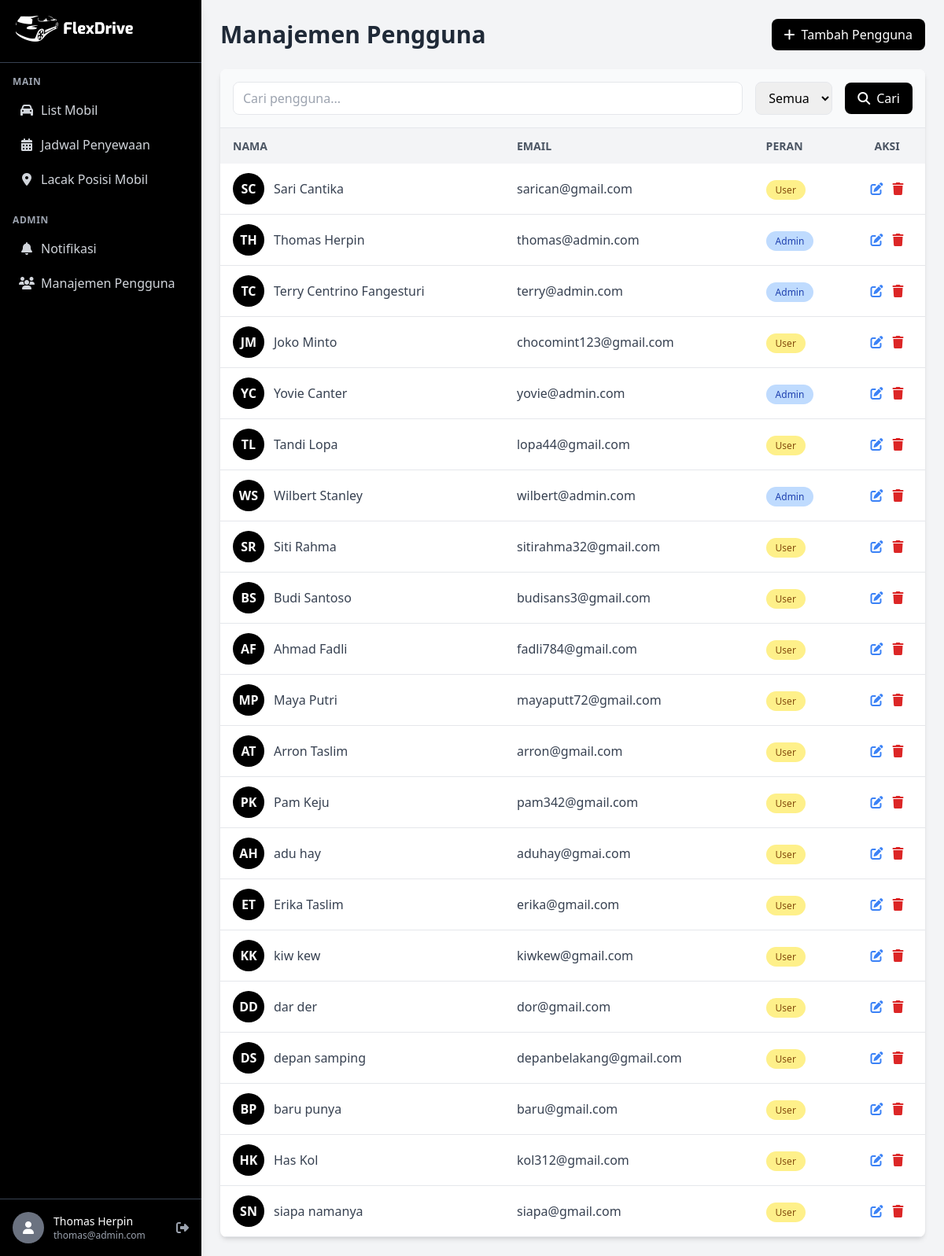
The page /pages/admin/manajemen_user.php (signed in) on the database its author committed.
### tables this page shows
CREATE TABLE `users` (
  `id_user` int(11) NOT NULL,
  `first_name` varchar(50) NOT NULL,
  `last_name` varchar(50) NOT NULL,
  `email` varchar(225) NOT NULL,
  `password` varchar(225) NOT NULL,
  `role` enum('admin','user') NOT NULL DEFAULT 'user'
);

### pages/admin/manajemen_user.php (the view, shortened to what this page needs)
<?php
require '../config.php';
$roleFilter = isset($_GET['role']) ? $_GET['role'] : 'all';
$searchTerm = isset($_GET['search']) ? $_GET['search'] : '';
$query = "SELECT * FROM users WHERE 1=1";
$result = mysqli_query($conn, $query);
?>
<!DOCTYPE html>
<html lang="id">
<head>
    <script src="https://cdn.tailwindcss.com"></script>
    <link href="https://cdnjs.cloudflare.com/ajax/libs/font-awesome/6.4.0/css/all.min.css" rel="stylesheet">
</head>
<body class="bg-gray-100">
    <div class="flex h-screen overflow-hidden">
        <div class="fixed">
            <?php require "../sidebar_admin.php"; ?>
        </div>
        <div class="flex-1 ml-64 overflow-y-auto">
            <div class="p-6">
                <div class="container mx-auto">
                    <div class="flex justify-between items-center mb-6">
                        <h1 class="text-3xl font-bold text-gray-800">Manajemen Pengguna</h1>
                        <a href="tambah_user.php">
                            <button class="bg-black hover:bg-gray-700 text-white px-4 py-2 rounded-lg flex items-center">
                                <i class="fas fa-plus mr-2"></i>Tambah Pengguna
                            </button>
                        </a>
                    </div>
                    <div class="bg-white shadow-md rounded-lg overflow-hidden">
                        <div class="p-4 bg-gray-50 border-b">
                            <form id="filterForm" method="GET" action="" class="flex flex-wrap gap-4 items-center">
                                <div class="flex-grow">
                                    <input type="text" name="search" value="<?= htmlspecialchars($searchTerm) ?>" placeholder="Cari pengguna..." class="w-full px-3 py-2 border rounded-lg focus:outline-none focus:ring-2 focus:ring-blue-500">
                                </div>
                                <div class="flex-shrink-0">
                                    <select name="role" onchange="document.getElementById('filterForm').submit()" class="px-3 py-2 border rounded-lg focus:outline-none focus:ring-2 focus:ring-blue-500">
                                        <option value="all" <?= $roleFilter == 'all' ? 'selected' : '' ?>>Semua</option>
                                    </select>
                                </div>
                                <div class="flex-shrink-0">
                                    <button type="submit" class="bg-black hover:bg-gray-700 text-white px-4 py-2 rounded-lg">
                                        <i class="fas fa-search mr-2"></i>Cari
                                    </button>
                                </div>
                            </form>
                        </div>
                        <div class="overflow-x-auto">
                            <table class="w-full">
                                <thead>
                                    <tr class="bg-gray-100 text-gray-600 uppercase text-sm leading-normal">
                                        <th class="py-3 px-4 text-left">Nama</th>
                                        <th class="py-3 px-4 text-left">Email</th>
                                        <th class="py-3 px-4 text-left">Peran</th>
                                        <th class="py-3 px-4 text-center">Aksi</th>
                                    </tr>
                                </thead>
                                <tbody class="text-gray-700">
                                    <?php
                                    if (mysqli_num_rows($result) > 0) {
                                        while ($row = mysqli_fetch_assoc($result)):
                                        ?>
                                        <tr class="border-b border-gray-200 hover:bg-gray-50">
                                            <td class="py-3 px-4">
                                                <div class="flex items-center">
                                                    <div class="w-10 h-10 rounded-full mr-3 bg-black flex items-center justify-center text-white font-bold uppercase">
                                                        <?= strtoupper(substr($row['first_name'], 0, 1) . substr($row['last_name'], 0, 1)) ?>
                                                    </div>
                                                    <span><?= htmlspecialchars($row['first_name'] . ' ' . $row['last_name']) ?></span>
                                                </div>
                                            </td>
                                            <td class="py-3 px-4"><?= htmlspecialchars($row['email']) ?></td>
                                            <td class="py-3 px-4">
                                                <?php
                                                $role = strtolower($row['role']);
                                                $roleClass = $role === 'admin' ? 'bg-blue-200 text-blue-800' : 'bg-yellow-200 text-yellow-800';
                                                ?>
                                                <span class="<?= $roleClass ?> px-3 py-1 rounded-full text-xs"><?= ucfirst($role) ?></span>
                                            </td>
                                            <td class="py-3 px-4 text-center">
                                                <div class="flex justify-center space-x-3">
                                                    <a href="edit_user.php?id=<?= $row['id_user'] ?>" class="text-blue-500 hover:text-blue-700"><i class="fas fa-edit"></i></a>
                                                    <a href="hapus_user.php?id=<?= $row['id_user'] ?>" class="text-red-600 hover:text-red-900"><i class="fas fa-trash"></i></a>
                                                </div>
                                            </td>
                                        </tr>
                                        <?php endwhile;
                                    } ?>
                                </tbody>
                            </table>
                        </div>
                    </div>
                </div>
            </div>
        </div>
    </div>
</body>
</html>

### rows shown on the page
users: first_name+last_name "SC", first_name+last_name "Sari Cantika", email "sarican@gmail.com", role "User"
users: first_name+last_name "TH", first_name+last_name "Thomas Herpin", email "thomas@admin.com", role "Admin"
users: first_name+last_name "TC", first_name+last_name "Terry Centrino Fangesturi", email "terry@admin.com", role "Admin"
users: first_name+last_name "JM", first_name+last_name "Joko Minto", email "chocomint123@gmail.com", role "User"
users: first_name+last_name "YC", first_name+last_name "Yovie Canter", email "yovie@admin.com", role "Admin"
users: first_name+last_name "TL", first_name+last_name "Tandi Lopa", email "lopa44@gmail.com", role "User"
users: first_name+last_name "WS", first_name+last_name "Wilbert Stanley", email "wilbert@admin.com", role "Admin"
users: first_name+last_name "SR", first_name+last_name "Siti Rahma", email "sitirahma32@gmail.com", role "User"
users: first_name+last_name "BS", first_name+last_name "Budi Santoso", email "budisans3@gmail.com", role "User"
users: first_name+last_name "AF", first_name+last_name "Ahmad Fadli", email "fadli784@gmail.com", role "User"
users: first_name+last_name "MP", first_name+last_name "Maya Putri", email "mayaputt72@gmail.com", role "User"
users: first_name+last_name "AT", first_name+last_name "Arron Taslim", email "arron@gmail.com", role "User"
users: first_name+last_name "PK", first_name+last_name "Pam Keju", email "pam342@gmail.com", role "User"
users: first_name+last_name "AH", first_name+last_name "adu hay", email "aduhay@gmai.com", role "User"
users: first_name+last_name "ET", first_name+last_name "Erika Taslim", email "erika@gmail.com", role "User"
users: first_name+last_name "KK", first_name+last_name "kiw kew", email "kiwkew@gmail.com", role "User"
users: first_name+last_name "DD", first_name+last_name "dar der", email "dor@gmail.com", role "User"
users: first_name+last_name "DS", first_name+last_name "depan samping", email "depanbelakang@gmail.com", role "User"
users: first_name+last_name "BP", first_name+last_name "baru punya", email "baru@gmail.com", role "User"
users: first_name+last_name "HK", first_name+last_name "Has Kol", email "kol312@gmail.com", role "User"
users: first_name+last_name "SN", first_name+last_name "siapa namanya", email "siapa@gmail.com", role "User"

### other values the page prints
$firstName . " " . $lastName "Thomas Herpin"
$email "thomas@admin.com"
